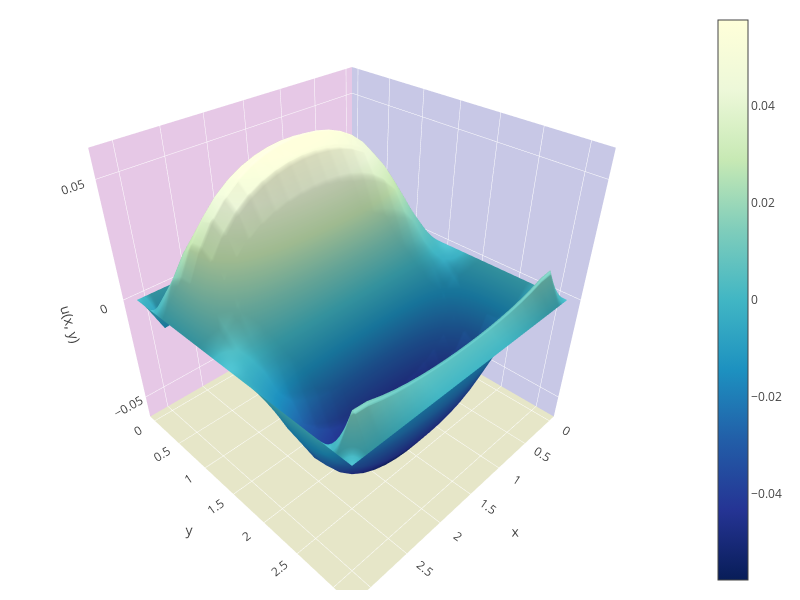

Here is the notebook cell this chart was saved with:
### Code cell
def parse(A,B,C,F):
        dim = F.size
        alpha = np.zeros(dim)
        beta = np.zeros(dim)
        result = np.zeros(dim)
        for n in np.arange(1,dim-1):
            alpha[n+1] = B/(C - A*alpha[n])
            beta[n+1] = (A*beta[n] + F[n])/(C - A*alpha[n])
        result[dim-1] = 0
        for n in np.arange(dim-1,1,-1):
            result[n-1] = alpha[n]*result[n] + beta[n]
        result[0] = 0
        return result
    
def f(x, y, t): #неоднородность
    return np.cos(x) * np.exp(-t)

Ax = Bx = ht/(2*hx**2) #коэффициенты прогонки при y_{n-1} и y_{n+1}
Ay = By = ht/(2*hy**2) #коэффициенты прогонки при y_{k-1} и y_{k+1}
Cx = ht/hx**2 + 1 #коэффициент прогонки при y_{n}
Cy = ht/hy**2 + 1 #коэффициент прогонки при y_{k}

layer_half = np.zeros((N,K))
layer0 = np.zeros((N,K))


Fx = np.zeros((N,K))
Fy = np.zeros((N,K))

for m in np.arange(M+1):
    layer05 = np.zeros((N,K))
    for k in np.arange(1,K-1): #заполнение промежуточного слоя
        for n in np.arange(N):
            Fx[n][k] = f(hx*n, hy*k, ht*(m+0.5))+layer0[n][k] + 0.5*ht/(hy**2)*(layer0[n][k+1] - 2*layer0[n][k] + layer0[n][k-1])
    layer_half = layer_half.T

    for k in np.arange(1,K-1):
        layer_half[k] = parse(Ax,Bx,Cx,Fx.T[k]) #прогонка по Х
    layer_half = layer_half.T
    for n in np.arange(N):
        layer_half[n][0] = layer_half[n][K-1] = 0
    
        
    for n in np.arange(1,N-1):
        for k in np.arange(K):
            Fy[n][k] = layer_half[n][k] + 0.5*ht/(hx**2)*(layer_half[n+1][k] - 2*layer_half[n][k] + layer_half[n-1][k])
    for n in np.arange(1,N-1):
        layer0[n] = parse(Ay,By,Cy,Fy[n]) #прогонка по У
    for k in np.arange(K):
        layer0[0][k] = layer0[N-1][k] = 0


    
plot_u(Y,X, layer0)

### Figure 1 — Plotly figure (JSON) as saved in the notebook; plotly's stock layout.template omitted (floating-point values rounded to 4 significant figures; data arrays with more than 128 entries replaced by an {"elided": "..."} marker saying what was removed)
{"data": [{"colorscale": "YlGnBu", "type": "surface", "uid": "c1ba6214-ac36-4748-8f8f-3d9f027115eb", "x": {"elided": "20x20 float values"}, "y": {"elided": "20x20 float values"}, "z": {"elided": "20x20 float values"}}], "layout": {"height": 600, "margin": {"b": 10, "l": 10, "r": 20, "t": 10}, "scene": {"xaxis": {"backgroundcolor": "rgb(200, 200, 230)", "gridcolor": "rgb(255, 255, 255)", "showbackground": true, "title": {"text": "x"}, "zerolinecolor": "rgb(255, 255, 255)"}, "yaxis": {"backgroundcolor": "rgb(230, 200,230)", "gridcolor": "rgb(255, 255, 255)", "showbackground": true, "title": {"text": "y"}, "zerolinecolor": "rgb(255, 255, 255)"}, "zaxis": {"backgroundcolor": "rgb(230, 230,200)", "gridcolor": "rgb(255, 255, 255)", "showbackground": true, "title": {"text": "u(x, y)"}, "zerolinecolor": "rgb(255, 255, 255)"}}, "width": 800}}
